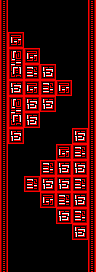

This game map was drawn from its Tiled (.tmx) file and the tilesets committed beside it. A one-line description and the full map source follow:
An orthogonal 12x34 tile map with 8x8 px tiles, 2 tile layers (border, Tile Layer 1) and 20 objects (16x Obstacle, 2x Custom(BgRed), 2x Coin(red)).

<map version="1.4" tiledversion="1.4.3" orientation="orthogonal" renderorder="right-down" width="12" height="34" tilewidth="8" tileheight="8" infinite="0" nextlayerid="6" nextobjectid="33">
 <editorsettings>
  <export target="../../../resources/levels/zones/red/red_medium_1.json" format="ld48-export" />
 </editorsettings>
 <tileset firstgid="1" source="../../tsx/tiles_red.tsx" />
 <objectgroup id="4" name="bg_base">
  <properties>
   <property name="z" type="float" value="-1" />
  </properties>
  <object id="31" name="BG" type="Custom(BgRed)" x="0" y="0" width="96" height="144" />
  <object id="32" name="BG" type="Custom(BgRed)" x="0" y="128" width="96" height="144" />
 </objectgroup>
 <layer id="1" name="border" width="12" height="34">
  <data encoding="csv">
109,0,0,0,0,0,0,0,0,0,0,109,
109,0,0,0,0,0,0,0,0,0,0,109,
109,0,0,0,0,0,0,0,0,0,0,109,
109,0,0,0,0,0,0,0,0,0,0,109,
109,0,0,0,0,0,0,0,0,0,0,109,
109,0,0,0,0,0,0,0,0,0,0,109,
109,0,0,0,0,0,0,0,0,0,0,109,
109,0,0,0,0,0,0,0,0,0,0,109,
109,0,0,0,0,0,0,0,0,0,0,109,
109,0,0,0,0,0,0,0,0,0,0,109,
109,0,0,0,0,0,0,0,0,0,0,109,
109,0,0,0,0,0,0,0,0,0,0,109,
109,0,0,0,0,0,0,0,0,0,0,109,
109,0,0,0,0,0,0,0,0,0,0,109,
109,0,0,0,0,0,0,0,0,0,0,109,
109,0,0,0,0,0,0,0,0,0,0,109,
109,0,0,0,0,0,0,0,0,0,0,109,
109,0,0,0,0,0,0,0,0,0,0,109,
109,0,0,0,0,0,0,0,0,0,0,109,
109,0,0,0,0,0,0,0,0,0,0,109,
109,0,0,0,0,0,0,0,0,0,0,109,
109,0,0,0,0,0,0,0,0,0,0,109,
109,0,0,0,0,0,0,0,0,0,0,109,
109,0,0,0,0,0,0,0,0,0,0,109,
109,0,0,0,0,0,0,0,0,0,0,109,
109,0,0,0,0,0,0,0,0,0,0,109,
109,0,0,0,0,0,0,0,0,0,0,109,
109,0,0,0,0,0,0,0,0,0,0,109,
109,0,0,0,0,0,0,0,0,0,0,109,
109,0,0,0,0,0,0,0,0,0,0,109,
109,0,0,0,0,0,0,0,0,0,0,109,
109,0,0,0,0,0,0,0,0,0,0,109,
109,0,0,0,0,0,0,0,0,0,0,109,
109,0,0,0,0,0,0,0,0,0,0,109
</data>
 </layer>
 <layer id="2" name="Tile Layer 1" width="12" height="34">
  <data encoding="csv">
0,0,0,0,0,0,0,0,0,0,0,0,
0,0,0,0,0,0,0,0,0,0,0,0,
0,0,0,0,0,0,0,0,0,0,0,0,
0,0,0,0,0,0,0,0,0,0,0,0,
0,223,224,0,0,0,0,0,0,0,0,0,
0,260,261,0,0,0,0,0,0,0,0,0,
0,9,10,223,224,0,0,0,0,0,0,0,
0,46,47,260,261,0,0,0,0,0,0,0,
0,83,84,112,113,1,2,0,0,0,0,0,
0,120,121,149,150,38,39,0,0,0,0,0,
0,1,2,223,224,112,113,223,224,0,0,0,
0,38,39,260,261,149,150,260,261,0,0,0,
0,9,10,1,2,1,2,0,0,0,0,0,
0,46,47,38,39,38,39,0,0,0,0,0,
0,83,84,1,2,0,0,0,0,0,0,0,
0,120,121,38,39,0,0,0,0,0,0,0,
0,1,2,0,0,0,0,0,0,1,2,0,
0,38,39,0,0,0,0,0,0,38,39,0,
0,0,0,0,0,0,0,223,224,112,113,0,
0,0,0,0,0,0,0,260,261,149,150,0,
0,0,0,0,0,112,113,1,2,1,2,0,
0,0,0,0,0,149,150,38,39,38,39,0,
0,0,0,112,113,1,2,1,2,112,113,0,
0,0,0,149,150,38,39,38,39,149,150,0,
0,0,0,0,0,223,224,112,113,1,2,0,
0,0,0,0,0,260,261,149,150,38,39,0,
0,0,0,0,0,0,0,1,2,112,113,0,
0,0,0,0,0,0,0,38,39,149,150,0,
0,0,0,0,0,0,0,0,0,1,2,0,
0,0,0,0,0,0,0,0,0,38,39,0,
0,0,0,0,0,0,0,0,0,0,0,0,
0,0,0,0,0,0,0,0,0,0,0,0,
0,0,0,0,0,0,0,0,0,0,0,0,
0,0,0,0,0,0,0,0,0,0,0,0
</data>
 </layer>
 <objectgroup id="3" name="pickups">
  <object id="1" name="pickup" type="Coin(red)" x="40" y="16" width="16" height="16" />
  <object id="5" name="pickup" type="Coin(red)" x="40" y="240" width="16" height="16" />
 </objectgroup>
 <objectgroup id="5" name="obstacles">
  <object id="13" name="obstacle" type="Obstacle" x="8" y="64" width="48" height="48" />
  <object id="14" name="obstacle" type="Obstacle" x="8" y="48" width="16" height="16" />
  <object id="15" name="obstacle" type="Obstacle" x="24" y="48" width="16" height="16" />
  <object id="16" name="obstacle" type="Obstacle" x="8" y="32" width="16" height="16" />
  <object id="17" name="obstacle" type="Obstacle" x="56" y="80" width="16" height="16" />
  <object id="18" name="obstacle" type="Obstacle" x="24" y="112" width="16" height="16" />
  <object id="19" name="obstacle" type="Obstacle" x="8" y="112" width="16" height="16" />
  <object id="20" name="obstacle" type="Obstacle" x="72" y="144" width="16" height="16" />
  <object id="21" name="obstacle" type="Obstacle" x="40" y="160" width="48" height="48" />
  <object id="22" name="obstacle" type="Obstacle" x="56" y="144" width="16" height="16" />
  <object id="23" name="obstacle" type="Obstacle" x="72" y="128" width="16" height="16" />
  <object id="24" name="obstacle" type="Obstacle" x="24" y="176" width="16" height="16" />
  <object id="25" name="obstacle" type="Obstacle" x="56" y="208" width="16" height="16" />
  <object id="26" name="obstacle" type="Obstacle" x="72" y="208" width="16" height="16" />
  <object id="27" name="obstacle" type="Obstacle" x="72" y="224" width="16" height="16" />
  <object id="28" name="obstacle" type="Obstacle" x="8" y="128" width="16" height="16" />
 </objectgroup>
</map>